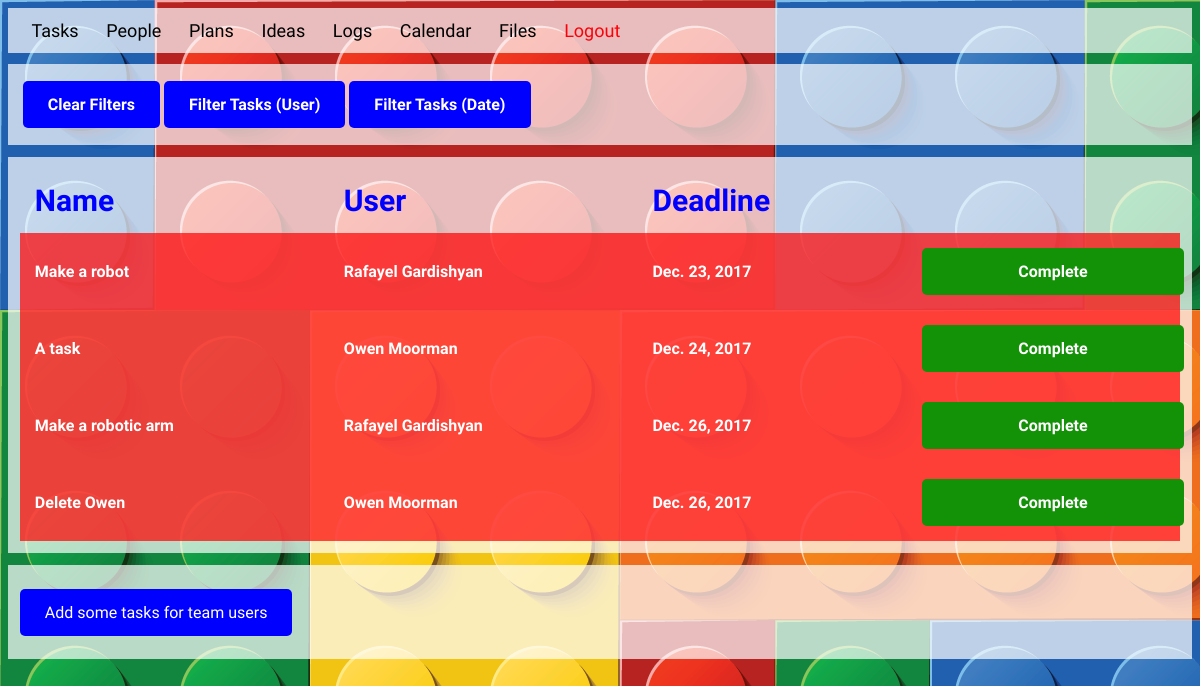
The app's page /tasks/ (signed in) with its own data.
### Tasks/models.py (models this page shows, shortened)
class Task(models.Model):
    name = models.CharField(unique=True, max_length=100, verbose_name="Task", null=True, blank=True)
    user = models.ForeignKey(People, on_delete=models.CASCADE, null=True, blank=True)
    date = models.DateField(null=True, blank=True)
    slug = models.CharField(max_length=100, null=True, blank=True)
    def getdeletelink(self):
        return reverse('task', args=[self.slug])
    def isdead(self):
        if timezone.now().date() >= self.date:
            return True

### People/models.py (models this page shows, shortened)
class People(models.Model):
    name = models.CharField(max_length=100)
    birthDate = models.DateField()
    rang = models.CharField(max_length=50)
    secretKey = models.CharField(max_length=5, verbose_name="Secret Key")
    slug = models.CharField(max_length=100)
    def __str__(self):
        return self.name

### Tasks/views.py (the view)
# urls.py: path('', sv.index),
def index(request):
    if request.session.get('logged_in'):
        tasks = Task.objects.order_by('date')
        template = loader.get_template('tasks/index.html')
        context = {
            'tasks': tasks,
        }
        return HttpResponse(template.render(context, request))
    else:
        return redirect('/')

### Tasks/templates/tasks/index.html (shortened to what this page needs)
{% extends "base.html"  %}
{% block content %}
{% if tasks %}
<div class="content">
    <table class="tb">
        <tr class="tb">
            <th class="tb"><a href="/tasks/" class="link">Clear Filters</a></th>
            <th class="tb"><a href="/tasks/filter/user" class="link">Filter Tasks (User)</a></th>
            <th class="tb"><a href="/tasks/filter/date" class="link">Filter Tasks (Date)</a></th>
        </tr>
    </table>
</div>
{% endif %}
<div class="content">
{% if tasks %}
    <table class="peopletable">
    <tr class="peopletable">
        <th class="peopletable ttitle">Name</th>
        <th class="peopletable ttitle">User</th>
        <th class="peopletable ttitle">Deadline</th>
    </tr>
    {% for one in tasks %}
    {% if one.isdead %}
    <tr class="peopletable dead">
    {% else %}
    <tr class="peopletable">
    {% endif %}
        <th class="peopletable">{{ one.name }}</th>
        <th class="peopletable">{{ one.user }}</th>
        <th class="peopletable">{{ one.date }}</th>
        <th class="peopletable"><a class="greenlink" href='{{ one.getdeletelink }}'>Complete</th>
    </tr>
    {% endfor %}
    </table>
{% else %}
    <p>No tasks are available.</p>
{% endif %}
</div>
<div class="content">
    <a class="link" href="add"> Add some tasks for team users </a>
</div>
{% endblock %}

### People/static/style.css (style rules this page uses)
* { font-family: 'Ubuntu', sans-serif; }
body { background: url("background.png"); }
.content { margin-top: 1%; background-color: rgba(255, 255, 255, 0.7); display: block; padding: 1%; }
.content { color: #434343; text-decoration: none; }
.link { margin-top: 1%; margin-bottom: 1%; border-radius: 5px; }
.link:link, .link:visited { background-color: #0000ff; color: white; padding: 14px 25px; text-align: center; text-decoration: none; display: inline-block; }
.greenlink { border-radius: 5px; width: 87%; }
.greenlink:link, .greenlink:visited { background-color: #139107; color: white; padding: 14px 25px; text-align: center; text-decoration: none; display: inline-block; }
th { text-align: left; }
table.peopletable, td.peopletable, th.peopletable { text-align: left; }
table.peopletable { border-collapse: collapse; width: 100%; }
th.peopletable, td.peopletable { padding: 15px; }
.ttitle { font-size: 30px; font-weight: bold; color: blue; }
.dead { background-color: rgba(255, 0, 0, 0.7); color: white; }

### records on screen
Task: name "Make a robot", user "Rafayel Gardishyan", date "Dec. 23, 2017"
Task: name "A task", user "Owen Moorman", date "Dec. 24, 2017"
Task: name "Make a robotic arm", user "Rafayel Gardishyan", date "Dec. 26, 2017"
Task: name "Delete Owen", user "Owen Moorman", date "Dec. 26, 2017"
